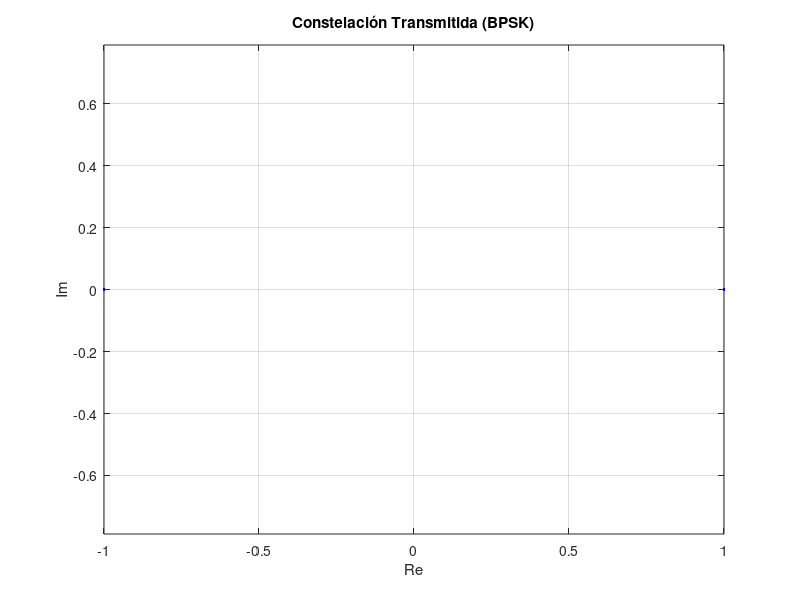
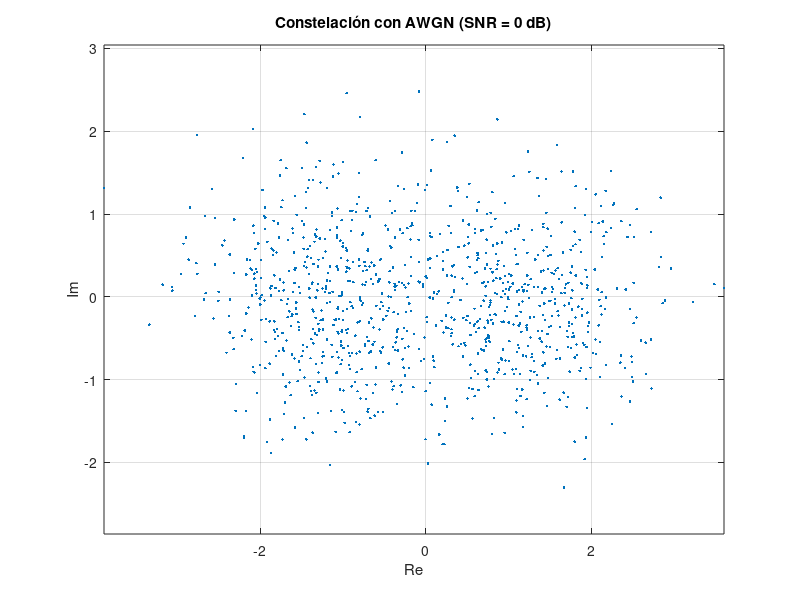
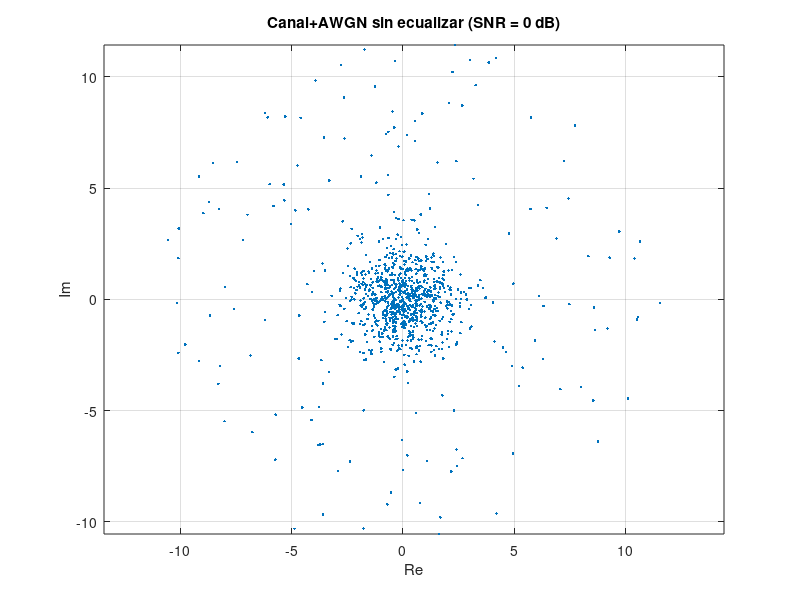
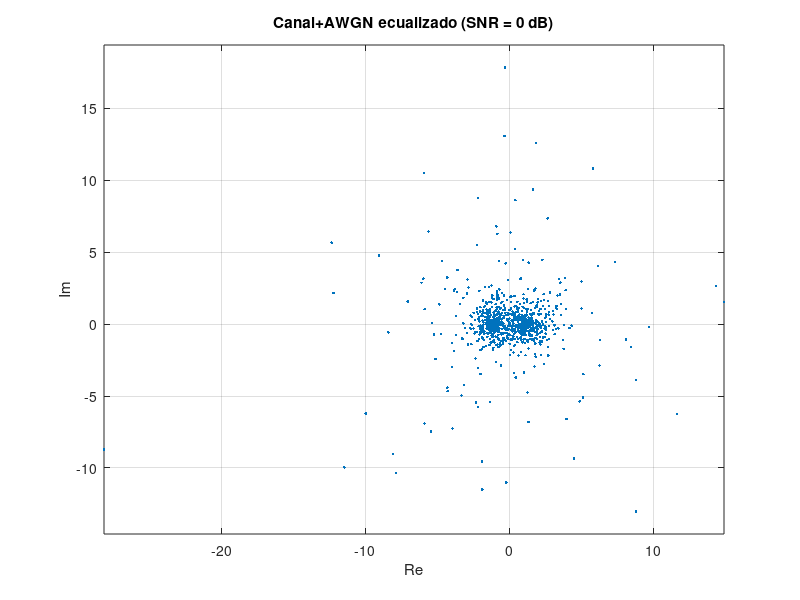

Write MATLAB code to recreate these figures, in order.
clc
clear all
close all

% Parámetros del sistema
nFFT = 64;               % Tamaño FFT
nDSC = 52;               % Subportadoras de datos
nBitPerSym = 52;         % Bits por símbolo OFDM (BPSK)
nSym = 1e4;              % Número de símbolos OFDM
SNRdB = -2:1:30;         % Rango de SNRdB solicitado
EbN0dB = SNRdB;
EsN0dB = EbN0dB + 10*log10(nDSC/nFFT) + 10*log10(64/80); 

% Canal móvil
fc = 2.4e9;              
lambda = 3e8/fc;         
v = (1)/3.6;             % Velocidad móvil (m/s)
fmax = v/lambda;         
nTap = 10;               
N = 1;                   % Número de paths

% Prealocación
simBer = zeros(1, length(SNRdB));
theoryBerAWGN = 0.5*erfc(sqrt(10.^(EbN0dB/10)));
theoryBerRayleigh = 0.5*(1 - sqrt(10.^(EbN0dB/10) ./ (10.^(EbN0dB/10) + 1)));

for ii = 1:length(SNRdB)
    % Transmisor
    ipBit = rand(1, nBitPerSym*nSym) > 0.5;
    ipMod = 2*ipBit - 1;                         % BPSK
    ipMod = reshape(ipMod, nBitPerSym, nSym).';

    % Mapeo a subportadoras
    xF = [zeros(nSym,6) ipMod(:,1:26) zeros(nSym,1) ipMod(:,27:52) zeros(nSym,5)];
    
    % IFFT
    xt = (nFFT/sqrt(nDSC))*ifft(fftshift(xF.')).';
    
    % Prefijo cíclico
    xt = [xt(:,49:64) xt];

    %% --- Visualización de la constelación transmitida ---
    if ii == 1
        figure;
        plot(real(ipMod(:)), imag(ipMod(:)), 'b.');
        title('Constelación Transmitida (BPSK)');
        xlabel('Re'); ylabel('Im'); grid on; axis equal;
    end

    %% --- AWGN puro: constelación sin canal multipath ---
    if ismember(SNRdB(ii), [-5 0 10 30])
        xt_awgn = reshape(xt.', 1, []);
        nt_awgn = 1/sqrt(2)*(randn(1, length(xt_awgn)) + 1j*randn(1, length(xt_awgn)));
        yt_awgn = sqrt(80/64)*xt_awgn + 10^(-EsN0dB(ii)/20)*nt_awgn;

        yt_awgn = reshape(yt_awgn.', 80, nSym).';
        yt_awgn = yt_awgn(:,17:80);
        yF_awgn = (sqrt(nDSC)/nFFT)*fftshift(fft(yt_awgn.')).';
        yMod_awgn = yF_awgn(:, [7:32, 34:59]);

        figure;
        idx = randperm(numel(yMod_awgn), 1000);
        plot(real(yMod_awgn(idx)), imag(yMod_awgn(idx)), '.');
        title(['Constelación con AWGN (SNR = ' num2str(SNRdB(ii)) ' dB)']);
        xlabel('Re'); ylabel('Im'); grid on; axis equal;
    end

    %% --- Canal móvil con movilidad y multitrayecto ---
    ht = zeros(nSym, nTap);
    for symIdx = 1:nSym
        H = zeros(1, nTap);
        for n = 1:N
            an = sqrt(1/N);
            thetan = 2*pi*rand;
            fDn = fmax * cos(2*pi*rand);
            t = symIdx / nSym;
            phase = thetan - 2*pi*fDn*t;
            H = H + an * exp(1j*phase);
        end
        ht(symIdx,:) = H / sqrt(N);
    end

    % Convolución con canal
    xt_conv = zeros(nSym, 80+nTap-1);
    for jj = 1:nSym
        xt_conv(jj,:) = conv(ht(jj,:), xt(jj,:));
    end

    % Canal + AWGN
    xt_conv = reshape(xt_conv.', 1, []);
    nt = 1/sqrt(2)*(randn(1, length(xt_conv)) + 1j*randn(1, length(xt_conv)));
    yt = sqrt(80/64)*xt_conv + 10^(-EsN0dB(ii)/20)*nt;

    % Receptor
    yt = reshape(yt.', 80+nTap-1, nSym).';
    yt = yt(:,17:80);  % Quitar CP

    yF = (sqrt(nDSC)/nFFT)*fftshift(fft(yt.')).';

    %% --- Constelación antes de la ecualización ---
    if ismember(SNRdB(ii), [-5 0 10 30])
        yMod_preEq = yF(:, [7:32, 34:59]);
        figure;
        idx = randperm(numel(yMod_preEq), 1000);
        plot(real(yMod_preEq(idx)), imag(yMod_preEq(idx)), '.');
        title(['Canal+AWGN sin ecualizar (SNR = ' num2str(SNRdB(ii)) ' dB)']);
        xlabel('Re'); ylabel('Im'); grid on; axis equal;
    end

    %% --- Ecualización con CSI perfecto ---
    hF = fftshift(fft(ht, 64, 2));
    yF = yF ./ hF;

    yMod = yF(:, [7:32, 34:59]);

    %% --- Constelación después de ecualización ---
    if ismember(SNRdB(ii), [-5 0 10 30])
        figure;
        idx = randperm(numel(yMod), 1000);
        plot(real(yMod(idx)), imag(yMod(idx)), '.');
        title(['Canal+AWGN ecualizado (SNR = ' num2str(SNRdB(ii)) ' dB)']);
        xlabel('Re'); ylabel('Im'); grid on; axis equal;
    end

    % Demodulación y BER
    ipModHat = sign(real(yMod));
    ipBitHat = (ipModHat + 1)/2;
    ipBitHat = reshape(ipBitHat.', nBitPerSym*nSym, 1).';
    nErr = sum(ipBitHat ~= ipBit);
    simBer(ii) = nErr / (nBitPerSym*nSym);
end

%% --- Gráfica de BER ---
figure;
semilogy(SNRdB, theoryBerAWGN, 'b-', 'LineWidth', 2); hold on;
semilogy(SNRdB, theoryBerRayleigh, 'r--', 'LineWidth', 2);
semilogy(SNRdB, simBer, 'ks-', 'LineWidth', 2);
grid on; axis([-2 30 1e-5 1]);
xlabel('SNR (dB)');
ylabel('Bit Error Rate');
legend('AWGN Teórico', 'Rayleigh Teórico', 'Simulación', 'Location', 'southwest');
title('BER para OFDM-BPSK con canal móvil');

%% --- Visualización del canal ---
figure;
plot(abs(ht(1,:))), title('Respuesta al impulso del canal');
xlabel('Tap'); ylabel('Magnitud');

figure;
plot(20*log10(abs(hF(1,:)))), title('Respuesta en frecuencia del canal');
xlabel('Subportadora'); ylabel('Magnitud (dB)');
